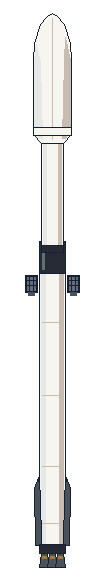
#> input picture art/redesign_proposal/falcon9_720.png, 104 x 585 px
$ python make_rockets.py
#> lines starting #> are read from the running program, lines starting #| are printed output that depends on the picture
### game/audio.py
"""BGM と効果音(レトロゲーム風)。

チャンネル 0〜2 は BGM(0: メロディ / 1: 伴奏 / 2: ベース)、3 はエンジン音・効果音・会話の声に使う。
曲は下の楽譜(音名と長さの並び)から、起動時に Pyxel のサウンドへ組み立てる。
音の長さの単位は 1 ステップ。曲ごとに 1 ステップの長さ(speed、1/120 秒単位)を決める。
"""

import pyxel

SFX = 3  # 効果音のチャンネル

# ---- 楽譜からサウンドを作る ----


def build(events, tone, vol, decay=0.0, vib_from=None):
    """events: [(音名 or "r", ステップ数), ...] から notes / tones / volumes / effects の文字列を作る。

    decay: 伸ばす音をステップごとにどれだけ弱めるか(レトロなピコピコ感)。
    vib_from: このステップ数以上の長い音にはビブラートをかける。
    """
#> called with tone = 'p', vol = 5, decay = 0.15, vib_from = 8
    notes, vols, effs = [], [], []
    for name, steps in events:
        for i in range(steps):
            notes.append(name)
            if name == "r":
                vols.append("0")
                effs.append("n")
                continue
            v = max(1, round(vol - decay * i))
            vols.append(str(v))
            effs.append("v" if vib_from and steps >= vib_from and i > 0 else "n")
    return " ".join(notes), tone, "".join(vols), "".join(effs)


def chord_arp(chords, pattern, steps_per_chord):
    """和音を分散和音(アルペジオ)にする。chords: [[音名...], ...]、pattern: 和音の何番目を鳴らすかの並び。"""
#> called with steps_per_chord = 16
    out = []
    for ch in chords:
        for i in range(steps_per_chord):
            k = pattern[i % len(pattern)]
            out.append((ch[k] if k is not None else "r", 1))
    return out


# ---- 曲 ----
# オープニング(タイトル・最初の飛行): 宇宙開発の夜明け。ゆっくり上っていく旋律と、きらめく分散和音
OPENING_SPEED = 25  # 16 分音符ひとつ(約 72 BPM)
_open_chords = [  # 1 小節 16 ステップ
    ["c2", "e2", "g2", "d3"], ["b1", "d2", "g2", "d3"], ["a1", "c2", "e2", "b2"], ["f1", "a1", "c2", "e2"],
    ["e1", "g1", "c2", "g2"], ["f1", "a1", "c2", "g2"], ["d2", "f2", "a2", "c3"], ["g1", "c2", "d2", "g2"],
]
OPENING = [
    build([("e3", 8), ("g3", 4), ("a3", 4), ("b3", 12), ("a3", 4), ("c4", 8), ("b3", 4), ("a3", 4), ("b3", 16),
           ("g3", 8), ("e3", 4), ("g3", 4), ("a3", 8), ("c4", 8), ("d4", 8), ("c4", 4), ("b3", 4), ("d4", 12), ("r", 4)],
          "p", 5, decay=0.15, vib_from=8),
    build(chord_arp(_open_chords, [0, 1, 2, 3, 2, 1, 2, 3], 16), "s", 2, decay=0),
    build([(c[0].replace("2", "1") if c[0].endswith("2") else c[0], 16) for c in _open_chords], "t", 6, decay=0.2),
]

# マリアッチ(キックオフの場面): 3 拍子。ベースの「ブン」、ギターの「チャッチャッ」、トランペットの旋律
MARIACHI_SPEED = 20  # 8 分音符ひとつ(約 180 BPM の 3 拍子)
_D, _A7, _G = ("d2", "f#2", "a2"), ("c#2", "e2", "g2"), ("b1", "d2", "g2")
_bars = [_D, _D, _A7, _A7, _A7, _A7, _D, _D, _G, _G, _D, _D, _A7, _A7, _D, _D]
_bass = {_D: ("d1", "a0"), _A7: ("a0", "e1"), _G: ("g0", "d1")}
MARIACHI = [
    build([("a2", 2), ("d3", 2), ("f#3", 2), ("a3", 4), ("f#3", 2), ("g3", 2), ("e3", 2), ("c#3", 2), ("e3", 4), ("r", 2),
           ("c#3", 2), ("e3", 2), ("g3", 2), ("b3", 2), ("a3", 2), ("g3", 2), ("f#3", 2), ("a3", 2), ("f#3", 2),
           ("d3", 4), ("r", 2), ("b2", 2), ("d3", 2), ("g3", 2), ("b3", 4), ("a3", 2), ("a3", 2), ("f#3", 2), ("d3", 2),
           ("f#3", 4), ("e3", 2), ("e3", 2), ("g3", 2), ("b3", 2), ("c#4", 2), ("b3", 2), ("a3", 2), ("d4", 2), ("a3", 2),
           ("f#3", 2), ("d4", 4), ("r", 2)],
          "p", 6, decay=0.5, vib_from=4),
    # ギター: 2 拍目と 3 拍目に和音の 3 度と 5 度を刻む
    build([n for i, ch in enumerate(_bars) for n in (("r", 2), (ch[1], 1), (ch[2], 1), (ch[1], 1), (ch[2], 1))],
          "s", 3, decay=0),
    # ベース: 1 拍目に根音と 5 度を交互に
    build([n for i, ch in enumerate(_bars) for n in ((_bass[ch][i % 2], 2), ("r", 4))], "t", 7),
]

# 会社(ADV): 工場の昼下がり。のんびりした 4 拍子
ADV_SPEED = 36  # 8 分音符ひとつ(約 100 BPM)
_adv = [("f1", "a2", "c3"), ("d1", "f2", "a2"), ("a#0", "d2", "f2"), ("c1", "e2", "g2"),
        ("f1", "a2", "c3"), ("a0", "c2", "e2"), ("a#0", "d2", "f2"), ("c1", "e2", "a#2")]
ADV = [
    build([("a2", 2), ("c3", 2), ("a2", 2), ("g2", 2), ("f2", 4), ("d2", 4), ("d2", 2), ("f2", 2), ("a#2", 3), ("a2", 1),
           ("g2", 8), ("a2", 2), ("c3", 2), ("d3", 2), ("c3", 2), ("a2", 4), ("e2", 4), ("f2", 2), ("g2", 2), ("a2", 2),
           ("a#2", 2), ("g2", 4), ("e2", 2), ("c2", 2)],
          "p", 4, decay=0.3, vib_from=4),
    build([n for ch in _adv for n in (("r", 1), (ch[1], 1), ("r", 1), (ch[2], 1), ("r", 1), (ch[1], 1), ("r", 1), (ch[2], 1))],
          "s", 2),
    build([n for ch in _adv for n in ((ch[0], 3), (ch[0], 1), (ch[0], 2), ("r", 2))], "t", 6, decay=0.5),
]

SONGS = {"opening": (0, OPENING, OPENING_SPEED), "mariachi": (1, MARIACHI, MARIACHI_SPEED), "adv": (2, ADV, ADV_SPEED)}

# ---- 効果音 ----
S_ENGINE, S_EXPLODE, S_IGNITE = 12, 13, 14  # 0〜8 は曲
S_VOICE = 16  # ここから声(話者ごとに 4 個)

# 会話の声。話者ごとに (音色, 基準の音, 高さの揺れ)。"" は地の文で声なし
VOICES = {
    "dylon": ("s", "a1", [0, 2, -2, 3]),
    "maya": ("p", "e2", [0, 2, 4, -1]),
    "ken": ("p", "a2", [0, 3, 5, 7]),
    "sara": ("s", "d2", [0, 2, -1, 4]),
    "noah": ("t", "c3", [0, 7, 0, 5]),
    "grey": ("s", "f1", [0, 2, -2, 0]),
    "dylon_ai": ("t", "a1", [0, 12, 0, 7]),
}
_NOTE_NAMES = ["c", "c#", "d", "d#", "e", "f", "f#", "g", "g#", "a", "a#", "b"]


# [5 lines left out: function _shift, not called in this run]


_voice_slots = {}
_current = None  # 流れている BGM
_sfx_state = None  # チャンネル 3 で鳴らしているもの: "engine" / "sfx" / "voice" / None
_ready = False
MUTE = False  # True にしてから setup() を呼ぶと、音を一切鳴らさない(自動操作のテスト用)


# [67 lines left out: functions setup, bgm, engine, sfx, not called in this run]


def explosion():
    sfx(S_EXPLODE)


def ignite():
    sfx(S_IGNITE)


# [9 lines left out: function voice, not called in this run]

### game/ui.py
"""フォント・入力・ウィンドウ描画などの共通部品。"""

from pathlib import Path

import re

import pyxel

from . import audio
from .i18n import tr

ROOT = Path(__file__).resolve().parent.parent
ASSETS = ROOT / "assets"

# 画面サイズ。どれもネイティブ解像度で描く(拡大して流用しない)。
SCREENS = {
    "640x480": (640, 480),
    "720x720": (720, 720),  # RGB20SX など正方形の画面
    "360x360": (360, 360),  # 720x720 に 2 倍で出す小さい画面
    "320x240": (320, 240),  # 640x480 に 2 倍で出す小さい画面
}
SCREEN = "640x480"
W, H = SCREENS[SCREEN]
SMALL = False  # 360x360 / 320x240 のときは文字や立ち絵を小さくする
TINY = False  # 320x240 のときはさらに縦を詰める
# 720x720 は、絵は 720 の細かさのまま、文字だけを 2 倍の大きさで描く(小さい画面で遊ぶ携帯機向け)。
# 文字の入る枠は 360x360 と同じ詰めた配置を K 倍して使う。
K = 1  # 文字と、文字の入る枠の倍率
COMPACT = False  # 文字の入る枠を、詰めた配置(360x360 と同じ並び)にする


def set_screen(name):
    """pyxel.init より前に呼ぶ。"""
    global SCREEN, W, H, SMALL, TINY, K, COMPACT, LINE_H
    if name not in SCREENS:
        raise ValueError(f"画面サイズは {' / '.join(SCREENS)} のどれか: {name}")
    SCREEN = name
    W, H = SCREENS[name]
    SMALL = W < 480
    TINY = H < 300
    K = 2 if name == "720x720" else 1
    COMPACT = SMALL or K > 1
    LINE_H = 16 * K

# Pyxel 標準パレットの番号
BLACK, NAVY, PURPLE, TEAL, BROWN, DBLUE, LBLUE, WHITE = range(8)
RED, ORANGE, YELLOW, LIME, CYAN, GRAY, PINK, PEACH = range(8, 16)

LINE_H = 16

_fonts = {}


# [9 lines left out: function add_colors, not called in this run]


def load_fonts():
    _fonts[12] = pyxel.Font(str(ASSETS / "fonts" / "umplus_j12r.bdf"))
    _fonts[10] = pyxel.Font(str(ASSETS / "fonts" / "umplus_j10r.bdf"))


def font(size=12):
    return _fonts[size]


# [10 lines left out: function text, not called in this run]


_big_cache = {}  # (文字列, 色, 大きさ, 縁の色) → 文字を描いた画像(K 倍にして貼る)
_BIG_CACHE_MAX = 600


# [23 lines left out: function _text_big, not called in this run]


def text_width(s, size=12):
    return _fonts[size].text_width(tr(s)) * K


def text_center(cx, y, s, col=WHITE, size=12, border=None):
    text(cx - text_width(s, size) // 2, y, s, col, size, border)


# 折り返しの単位: 英数字の語(後ろの空白ごと)か、それ以外の 1 文字
_TOKEN = re.compile(r"[!-~]+ *| +|.")


# [32 lines left out: functions wrap, window, not called in this run]


def confirm():
    return (pyxel.btnp(pyxel.KEY_SPACE) or pyxel.btnp(pyxel.KEY_Z) or pyxel.btnp(pyxel.KEY_RETURN)
            or pyxel.btnp(pyxel.GAMEPAD1_BUTTON_A))


def cancel():
    return pyxel.btnp(pyxel.KEY_X) or pyxel.btnp(pyxel.KEY_BACKSPACE) or pyxel.btnp(pyxel.GAMEPAD1_BUTTON_B)


def left_p():
    return pyxel.btnp(pyxel.KEY_LEFT, 12, 4) or pyxel.btnp(pyxel.GAMEPAD1_BUTTON_DPAD_LEFT, 12, 4)


def right_p():
    return pyxel.btnp(pyxel.KEY_RIGHT, 12, 4) or pyxel.btnp(pyxel.GAMEPAD1_BUTTON_DPAD_RIGHT, 12, 4)


def up_p():
    return pyxel.btnp(pyxel.KEY_UP, 12, 4) or pyxel.btnp(pyxel.GAMEPAD1_BUTTON_DPAD_UP, 12, 4)


def down_p():
    return pyxel.btnp(pyxel.KEY_DOWN, 12, 4) or pyxel.btnp(pyxel.GAMEPAD1_BUTTON_DPAD_DOWN, 12, 4)


class Dialogue:
    """会話を1行ずつ文字送りで表示する。"""

    SPEED = 2  # 1 フレームに出す文字数

    # [6 lines left out: function __init__, not called in this run]

    QUIET = set(" 　、。,.!?！？…「」()（）—-ー")  # 声を鳴らさない文字

    # [13 lines left out: function start, not called in this run]

    @property
    def active(self):
        return self.index < len(self.lines)

    @property
    def current(self):
        return self.lines[self.index] if self.active else None

    # [25 lines left out: functions image_marks, update, not called in this run]

    def visible_text(self):
        _speaker, body = self.current
        return body[: self.shown]

    def waiting(self):
        return self.active and self.shown >= len(self.current[1])


# ---- 英字のドット書体(5x7) ----

GLYPHS = {
    "A": ["01110", "10001", "10001", "11111", "10001", "10001", "10001"],
    "B": ["11110", "10001", "10001", "11110", "10001", "10001", "11110"],
    "C": ["01111", "10000", "10000", "10000", "10000", "10000", "01111"],
    "D": ["11110", "10001", "10001", "10001", "10001", "10001", "11110"],
    "E": ["11111", "10000", "10000", "11110", "10000", "10000", "11111"],
    "F": ["11111", "10000", "10000", "11110", "10000", "10000", "10000"],
    "G": ["01111", "10000", "10000", "10111", "10001", "10001", "01111"],
    "H": ["10001", "10001", "10001", "11111", "10001", "10001", "10001"],
    "I": ["11111", "00100", "00100", "00100", "00100", "00100", "11111"],
    "J": ["00111", "00010", "00010", "00010", "00010", "10010", "01100"],
    "K": ["10001", "10010", "10100", "11000", "10100", "10010", "10001"],
    "L": ["10000", "10000", "10000", "10000", "10000", "10000", "11111"],
    "M": ["10001", "11011", "10101", "10101", "10001", "10001", "10001"],
    "N": ["10001", "11001", "10101", "10011", "10001", "10001", "10001"],
    "O": ["01110", "10001", "10001", "10001", "10001", "10001", "01110"],
    "P": ["11110", "10001", "10001", "11110", "10000", "10000", "10000"],
    "Q": ["01110", "10001", "10001", "10001", "10101", "10010", "01101"],
    "R": ["11110", "10001", "10001", "11110", "10100", "10010", "10001"],
    "S": ["01111", "10000", "10000", "01110", "00001", "00001", "11110"],
    "T": ["11111", "00100", "00100", "00100", "00100", "00100", "00100"],
    "U": ["10001", "10001", "10001", "10001", "10001", "10001", "01110"],
    "V": ["10001", "10001", "10001", "10001", "10001", "01010", "00100"],
    "W": ["10001", "10001", "10001", "10101", "10101", "10101", "01010"],
    "X": ["10001", "10001", "01010", "00100", "01010", "10001", "10001"],
    "Y": ["10001", "10001", "01010", "00100", "00100", "00100", "00100"],
    "Z": ["11111", "00001", "00010", "00100", "01000", "10000", "11111"],
    ",": ["00000", "00000", "00000", "00000", "00110", "00100", "01000"],
    ".": ["00000", "00000", "00000", "00000", "00000", "01100", "01100"],
    "-": ["00000", "00000", "00000", "11111", "00000", "00000", "00000"],
    "1": ["00100", "01100", "00100", "00100", "00100", "00100", "01110"],
    "0": ["01110", "10001", "10011", "10101", "11001", "10001", "01110"],
    "2": ["01110", "10001", "00001", "00110", "01000", "10000", "11111"],
    "3": ["11110", "00001", "00001", "01110", "00001", "00001", "11110"],
    "4": ["00010", "00110", "01010", "10010", "11111", "00010", "00010"],
    "5": ["11111", "10000", "11110", "00001", "00001", "10001", "01110"],
    "6": ["00110", "01000", "10000", "11110", "10001", "10001", "01110"],
    "7": ["11111", "00001", "00010", "00100", "01000", "01000", "01000"],
    "8": ["01110", "10001", "10001", "01110", "10001", "10001", "01110"],
    "9": ["01110", "10001", "10001", "01111", "00001", "00010", "01100"],
}


# [14 lines left out: function big_text, not called in this run]


def big_text_width(s, scale, spacing=1):
    return len(s) * (5 + spacing) * scale - spacing * scale

### game/scene_office.py
"""ADV パート: 会社(工場)画面。"""

import math

import pyxel

from . import audio, backgrounds, kickoff, rocket_art, script, state, story, ui
from .i18n import tr, trf
from .missions import MISSIONS
from .script import NAMES
from .vehicles import EAGLE9_S1R, EAGLE9_S2, HOPPER


class Layout:
    """画面サイズごとの配置(640x480 のときが元の数値)。"""

    def __init__(self):
        # 文字の入る枠は、詰めた配置(360x360)を K 倍して使う(720x720 は文字が 2 倍)
        small, tall, tiny, K = ui.COMPACT, ui.H > 480 and not ui.COMPACT, ui.TINY, ui.K
        self.status_h = (30 if small else 28) * K  # 小さい画面では2段
        self.cmd_h = (28 if tiny else 32 if small else 40 if tall else 36) * K
        self.cmd_y = ui.H - self.cmd_h - (4 if tiny else 6 if small else 16 if tall else 12) * K
        self.msg_lines = 3 if tiny else 4 if small else 6 if tall else 5
        self.msg_h = 26 * K + self.msg_lines * ui.LINE_H - (4 if small else 12 if tall else 14) * K
        self.msg_y = self.cmd_y - self.msg_h - (6 if tiny else 8 if small else 10) * K
        self.view_bottom = self.msg_y - (8 if tiny else 12) * K
        self.margin = (6 if small else 16) * K
        # 格納庫の絵の倍率(640x480 が 1)。縦が足りない画面では縦に合わせて縮め、横は中央に寄せる
        view_h = self.view_bottom - self.status_h - 1
        self.k = min(ui.W / 640, view_h / 289)
        self.ox = (ui.W - 640 * self.k) / 2


class Command:
    # [4 lines left out: function __init__, not called in this run]


class OfficeScene:
    # [14 lines left out: function __init__, not called in this run]

    def describe(self, cmd):
        """コマンドの説明文(製造と打上は、いまのステージに合わせて変わる)。"""
        return story.describe(self.st, cmd.key)

    # [318 lines left out: functions run_command, update, draw, draw_status, illustration_state, draw_illustration and 7 more, not called in this run]

### game/vehicles.py
"""機体の諸元(Pyxel に依存しない)。

惑星は地球と同じ大きさ。数値は元ネタの機体(Falcon 1 / Falcon 9 など)に近づけた値。
"""

import math
from dataclasses import dataclass, replace

from .physics import Vehicle, VehicleParams


@dataclass
class Rocket:
    """打ち上げるときの組み合わせ(下の段から順)。"""

    name: str
    stages: list
    payload: float = 0.0  # 荷物 [kg]
    cargo: str = "fairing"  # 先端の描き方: fairing / capsule / none

    def make(self):
        return Vehicle(self.stages[0], upper=list(self.stages[1:]), payload=self.payload)


# ---- Eagle 1(小型・使い捨て) ----
# Ch1-1 の機体(1段目だけで 10 km を目指す試験飛行)
EAGLE1 = VehicleParams(
    name="Eagle 1",
    dry_mass=6_000.0,
    prop_mass=21_000.0,
    thrust_sl=450_000.0,
    thrust_vac=490_000.0,
    isp_sl=255.0,
    isp_vac=300.0,
    length=21.0,
    diameter=1.7,
)

# 2 段式の Eagle 1(元ネタ: Falcon 1)。1段目(エンジン Hobby)は 150 秒ほどで燃え尽き、
# 推力の小さい2段目(エンジン Lanner)が 6 分かけて軌道まで運ぶ
EAGLE1_S1 = VehicleParams(
    name="Eagle 1",
    dry_mass=1_450.0,
    prop_mass=21_500.0,
    thrust_sl=360_000.0,
    thrust_vac=410_000.0,
    isp_sl=255.0,
    isp_vac=304.0,
    length=14.0,
    diameter=1.7,
)
EAGLE1_S2 = VehicleParams(
    name="Eagle 1 S2",
    dry_mass=430.0,
    prop_mass=4_300.0,
    thrust_sl=31_000.0,
    thrust_vac=31_000.0,
    isp_sl=340.0,
    isp_vac=340.0,
    length=7.0,
    diameter=1.7,
    min_throttle=0.5,
    throttle_lag=0.5,
    cutoff_lag=0.3,
    gimbal_max=math.radians(1.0),
    inertia_factor=10.0,
    rcs_fuel=240.0,  # 2段目の燃焼は長い(画面の時間で 2 分以上)ので、姿勢を直し続けても足りる量
    ang_damping=0.12,
    aero_instability=0.3,
    ignitions=3,
    style="eagle1_s2",
)


def eagle1(payload, s2_scale=1.0):
    """s2_scale: 2段目の推進剤を何倍にするか。推力も同じ倍率にする(重くなっても、上へ押し上げる力が落ちないように)。"""
    s2 = EAGLE1_S2
    if s2_scale != 1.0:
        s2 = replace(s2, prop_mass=s2.prop_mass * s2_scale, thrust_sl=s2.thrust_sl * s2_scale,
                     thrust_vac=s2.thrust_vac * s2_scale)
    return Rocket("Eagle 1", [EAGLE1_S1, s2], payload)


# ---- Eagle 9(中型。9 基のエンジン Hobby) ----
EAGLE9_S1 = VehicleParams(
    name="Eagle 9",
    dry_mass=6_500.0,
    prop_mass=46_000.0,
    thrust_sl=1_250_000.0,
    thrust_vac=1_360_000.0,
    isp_sl=205.0,
    isp_vac=236.0,
    length=30.0,
    diameter=3.7,
    gimbal_max=math.radians(4.0),
    gimbal_lag=0.6,
    aero_instability=0.9,
    style="eagle9",
)
EAGLE9_S2 = VehicleParams(
    name="Eagle 9 S2",
    dry_mass=2_500.0,
    prop_mass=9_400.0,
    thrust_sl=330_000.0,
    thrust_vac=330_000.0,
    isp_sl=330.0,
    isp_vac=330.0,
    length=9.0,
    diameter=3.7,
    min_throttle=0.5,
    throttle_lag=0.5,
    cutoff_lag=0.3,
    gimbal_max=math.radians(1.0),
    inertia_factor=10.0,
    rcs_fuel=60.0,
    ang_damping=0.12,
    aero_instability=0.3,
    ignitions=4,
    style="eagle9_s2",
)
# 回収型の1段目: 着陸脚とグリッドフィンを付け、何度も点火できる。
# 戻るための燃料を残せるよう、タンクを伸ばしてエンジンの推力も上げてある
EAGLE9_S1R = VehicleParams(
    name="Eagle 9",
    dry_mass=7_500.0,
    prop_mass=56_000.0,
    thrust_sl=1_500_000.0,
    thrust_vac=1_635_000.0,
    isp_sl=215.0,
    isp_vac=247.0,
    length=30.0,
    diameter=3.7,
    throttle_lag=0.6,
    gimbal_max=math.radians(4.0),
    gimbal_lag=0.6,
    rcs_accel=math.radians(3.0),
    rcs_fuel=90.0,
    ang_damping=0.05,
    aero_instability=0.9,
    ignitions=5,
    drag_cd=0.8,
    fin_auth=math.radians(5.0),
    style="eagle9r",
)


def eagle9(payload, cargo="fairing", recover=False):
    return Rocket("Eagle 9", [EAGLE9_S1R if recover else EAGLE9_S1, EAGLE9_S2], payload, cargo)


# ---- 貨物カプセル Phoenix(スラスター Ember で軌道を離れ、耐熱シールドを前にして再突入する) ----
PHOENIX = VehicleParams(
    name="Phoenix",
    dry_mass=4_200.0,
    prop_mass=600.0,
    thrust_sl=16_000.0,
    thrust_vac=16_000.0,
    isp_sl=300.0,
    isp_vac=300.0,
    length=5.0,
    diameter=3.7,
    min_throttle=1.0,
    throttle_lag=0.2,
    cutoff_lag=0.15,
    gimbal_max=0.0,
    inertia_factor=3.0,
    rcs_accel=math.radians(2.5),
    rcs_fuel=90.0,
    ang_damping=0.02,
    aero_instability=1.2,
    ignitions=5,
    drag_cd=1.3,
    style="phoenix",
)

# ---- 着陸試験機 Hopper ----
HOPPER = VehicleParams(
    name="Hopper",
    dry_mass=4_000.0,
    prop_mass=4_000.0,
    thrust_sl=120_000.0,
    thrust_vac=120_000.0,
    isp_sl=255.0,
    isp_vac=255.0,
    length=18.0,
    diameter=3.7,
    throttle_rate=0.8,
    throttle_lag=0.4,
    cutoff_lag=0.3,
    gimbal_max=math.radians(5.0),
    gimbal_lag=0.4,
    rcs_accel=math.radians(3.0),
    rcs_fuel=90.0,
    ang_damping=0.15,
    aero_instability=0.0,
    ignitions=5,
    drag_cd=0.8,
    style="hopper",
)

### tools/make_rockets.py
"""格納庫に立てる Eagle 9 の絵を作る。

python tools/make_rockets.py  → assets/rockets/eagle9_<画面サイズ>.png
art/redesign_proposal/falcon9_720.png(新しい機体デザイン案)を、画面サイズごとの格納庫の高さに合わせて縮め、
Pyxel 標準の 16 色にそろえる。透明な部分は紫(色番号 2)で塗り、ゲーム側で抜き色にする。
"""

import sys
from pathlib import Path

from PIL import Image

ROOT = Path(__file__).resolve().parent.parent
sys.path.insert(0, str(ROOT))

from game import ui  # noqa: E402
from game.scene_office import Layout  # noqa: E402

SRC = ROOT / "art" / "redesign_proposal" / "falcon9_720.png"
OUT = ROOT / "assets" / "rockets"
HEIGHT = 200  # 640x480 のときの高さ [px]。scene_office.draw_craft_in_hangar と合わせる
COLORS = [
    0x000000, 0x2B335F, 0x7E2072, 0x19959C, 0x8B4852, 0x395C98, 0xA9C1FF, 0xEEEEEE,
    0xD4186C, 0xD38441, 0xE9C35B, 0x70C6A9, 0x7696DE, 0xA3A3A3, 0xFF9798, 0xEDC7B0,
]
KEY = 2  # 抜き色(紫)


def palette_image():
    pal = Image.new("P", (1, 1))
    values = []
    for color in COLORS:
        values.extend(((color >> 16) & 255, (color >> 8) & 255, color & 255))
    pal.putpalette(values + [0] * (768 - len(values)))
    return pal


def main():
    OUT.mkdir(exist_ok=True)
    src = Image.open(SRC).convert("RGBA")
#> src is the input picture: PIL image 104x585 RGBA; mean R, G, B, A 52.4, 52.4, 51.9, 70
    src = src.crop(src.getbbox())
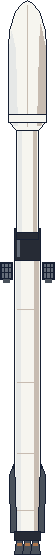
#> src: PIL image 55x555 RGBA; mean R, G, B, A 104.5, 104.4, 103.5, 139.5; transparent parts drawn white
    pal = palette_image()
    key = tuple((COLORS[KEY] >> s) & 255 for s in (16, 8, 0))
    for screen in ui.SCREENS:
        ui.set_screen(screen)
        h = round(HEIGHT * Layout().k)
        w = max(1, round(src.width * h / src.height))
        small = src.resize((w, h), Image.Resampling.BOX)
        rgb = small.convert("RGB").quantize(palette=pal, dither=Image.Dither.NONE)
        out = rgb.load()
        alpha = small.getchannel("A").load()
        for y in range(h):
            for x in range(w):
                if alpha[x, y] < 128:
                    out[x, y] = KEY
                elif out[x, y] == KEY:
                    out[x, y] = 1  # 機体の色が抜き色に化けたら、紺にする
        rgb.convert("RGB").save(OUT / f"eagle9_{screen}.png")
        assert key  # 抜き色は game/ui.py の PURPLE
        print(f"assets/rockets/eagle9_{screen}.png  {w}x{h}")
#> this loop made 4 passes
#> pass 1, in main, `small = src.resize((w, h), Image.Resampling.BOX)`:
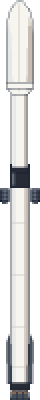
#> small: PIL image 20x200 RGBA (shown 2 times larger); mean R, G, B, A 105.8, 105.9, 105.4, 140.1; transparent parts drawn white
#> pass 1, in main, `rgb = small.convert("RGB").quantize(palette=pal, dither=Image.Dither.N..`:
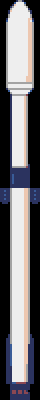
#> rgb: PIL image 20x200 P (shown 2 times larger); mean R, G, B 107.5, 105.6, 109
#> pass 1, in main, `rgb.convert("RGB").save(OUT / f"eagle9_{screen}.png")`:
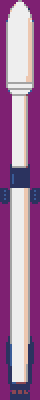
#> saved as eagle9_640x480.png: PIL image 20x200 RGB (shown 2 times larger); mean R, G, B 163.5, 119, 158.4
#> pass 2, in main, `small = src.resize((w, h), Image.Resampling.BOX)`:
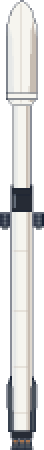
#> small: PIL image 22x225 RGBA (shown 2 times larger); mean R, G, B, A 106, 106.2, 106.1, 139.6; transparent parts drawn white


if __name__ == "__main__":
    main()
